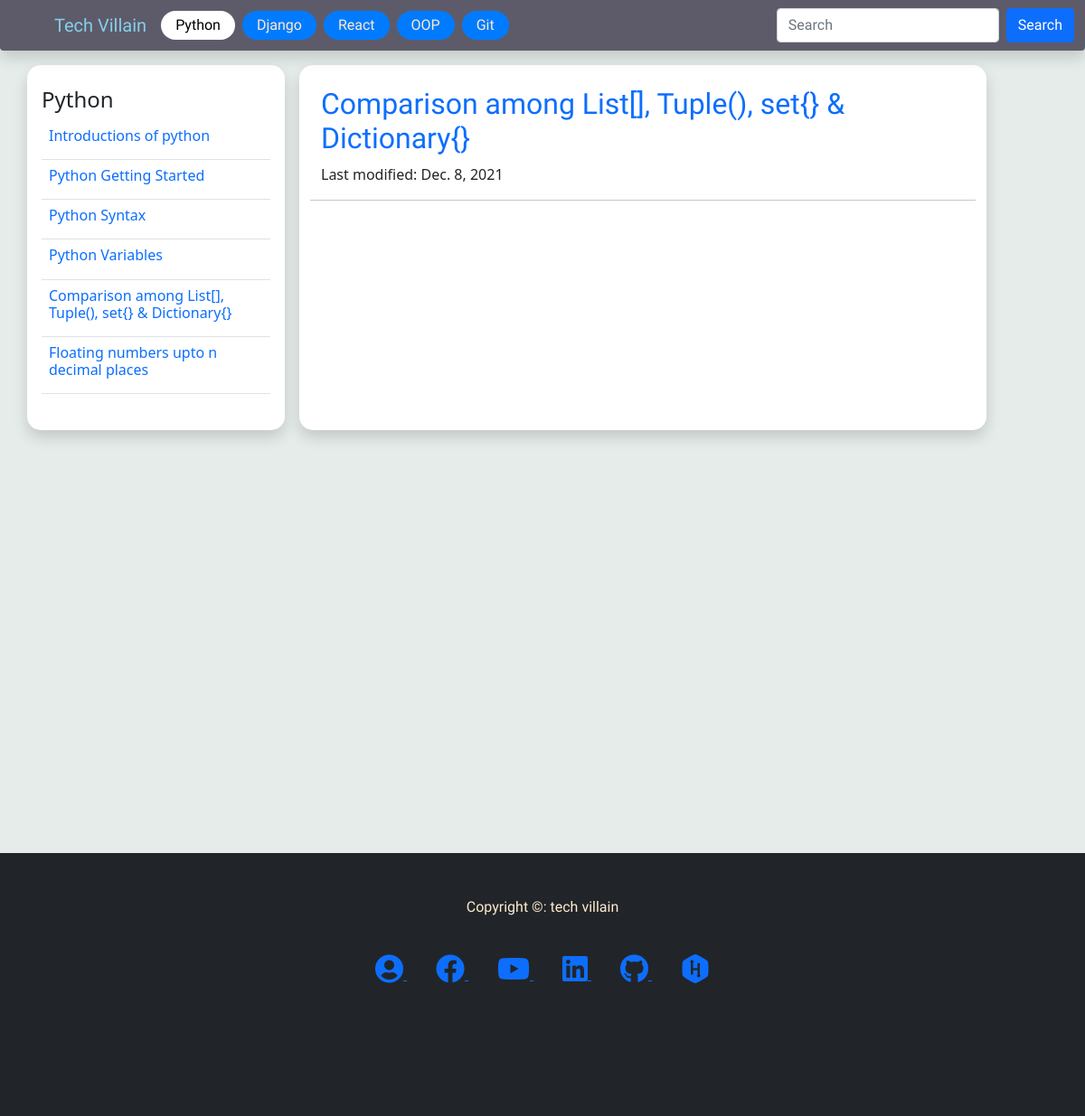
The page /blog/1?getid=6 on the database as committed earlier.
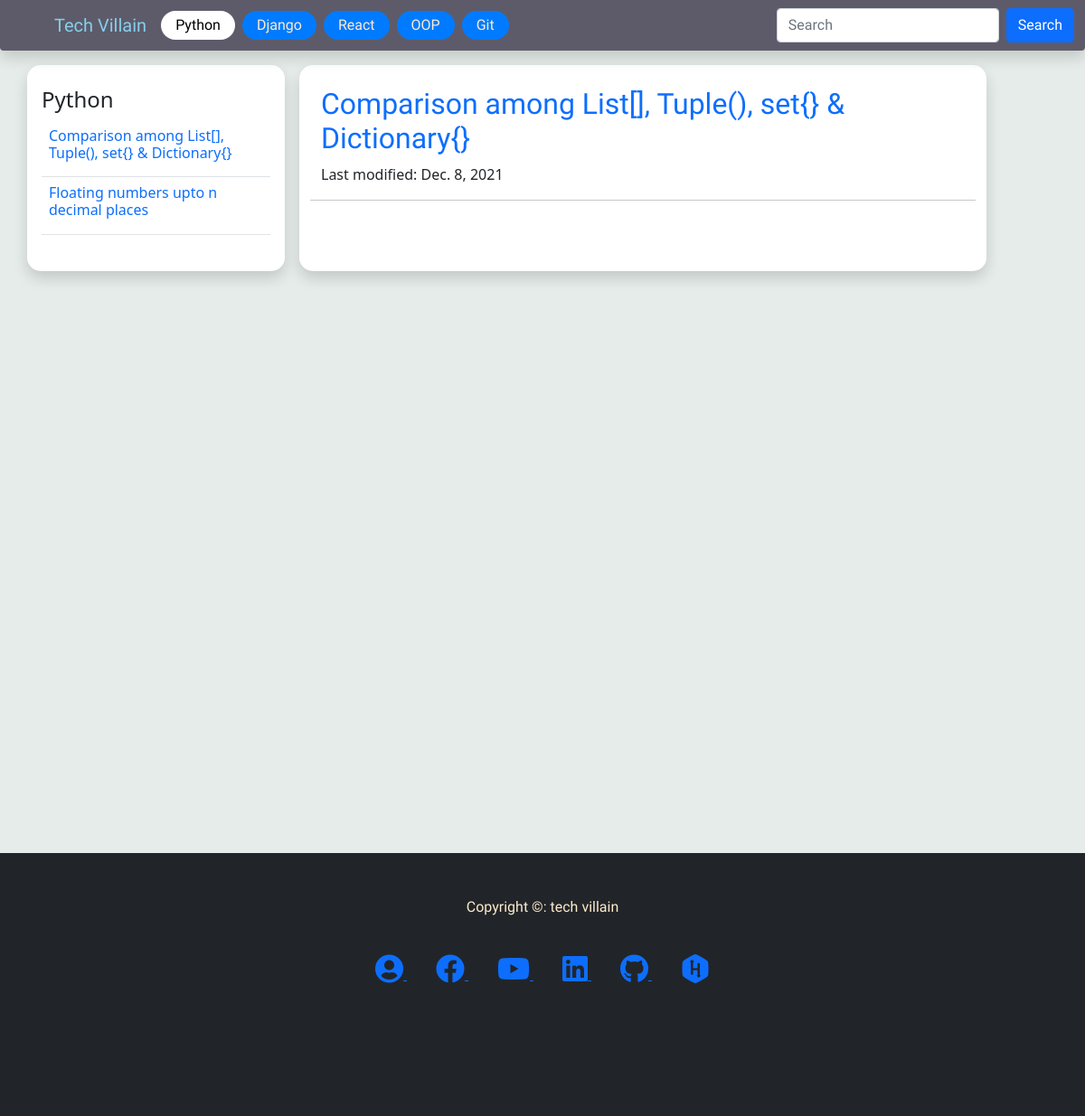
The same page on the database as committed later.
### blog/models.py (models this page shows, shortened)
class category(models.Model):
    name = models.CharField(max_length=50)
    def __str__(self):
        return self.name

class blogPost(models.Model):
    category = models.ForeignKey(category, on_delete=models.SET_NULL, null=True, blank=True )
    subCategory = models.ForeignKey(subCategory, on_delete=models.SET_NULL, null=True, blank=True )
    date = models.DateField(default=datetime.now)
    title = models.CharField(max_length=500)
    desc = tinymce_models.HTMLField(null=True,blank=True)

### blog/views.py (the view)
# urls.py: path('blog/<int:pk>', views.category_view, name='blog'),
def category_view(request, pk):
    blogs = BMODEL.blogPost.objects.filter(category=pk)
    singleBlog = blogs.first()  # get the first object
    category = BMODEL.category.objects.get(id=pk)
    if request.method == 'GET':
        dc = request.GET
        pk = dc.get('getid')  # getid from url link
        if pk != None:
            singleBlog = BMODEL.blogPost.objects.get(id=pk)
    context = {
        'blogs': blogs,
        'singleBlog': singleBlog,
        'category': category,
        }
    return render(request, 'blog/article_page.html', context)

### blog/templatetags/nav_tag.py (called while the page is built)
@register.simple_tag
def categoryfornav():
    cat = BMODEL.category.objects.all()
    return cat

### templates/blog/article_page.html (shortened to what this page needs)
{% extends 'home/base.html' %} {% load static %} {% block content %}
<link rel="stylesheet" href="{% static 'css/prismokd.css' %}" />
<div class="container">
  <div class="row">
    <div
      class="
        col-lg-3
        shadow
        bgwhite
        curv
        me-3
        py-4
        px-md-3 px-sm-2
        nav_right
        bb
      "
    >
      <h4>{{ category}}</h4>
      <form action="" method="GET">
        <table class="table">
          {% for blog in blogs %}
          <tr>
            <td>
              <a
                href="/blog/{{blog.category.id}}?getid={{blog.id}}"
                class="text-decoration-none"
              >
                <h6>{{blog.title}}</h6>
              </a>
            </td>
          </tr>
          {% endfor %}
        </table>
      </form>
    </div>
    <div class="col-lg-8 py-4 px-lg-4 px-md-3 px-sm-1 bgwhite curv shadow">
      <div class="row">
        <div class="row titleFont text-primary">
          <h2>{{singleBlog.title}}</h2>
        </div>
        <div class="row">
          <p>Last modified: {{singleBlog.date}}</p>
        </div>
        <hr />
      </div>
    </div>
  </div>
</div>
{% endblock %}

### templates/home/base.html (shortened to what this page needs)
{% load static %} {% load nav_tag %}
<!DOCTYPE html>
<html lang="en">
  <head>
    <link
      href="https://cdn.jsdelivr.net/npm/bootstrap@5.1.3/dist/css/bootstrap.min.css"
      rel="stylesheet"
    />
    <link
      rel="stylesheet"
      href="https://use.fontawesome.com/releases/v5.15.4/css/all.css"
    />
    <link rel="stylesheet" href="{% static 'css/index.css' %}" />
  </head>
  <body class="bodycolor">
    <nav
      class="navbar navbar-expand-lg fixed-top shadow bgcolor rounded-bottom"
    >
      <div class="container-fluid">
        <a class="navbar-brand brandcolor ms-5" href="/">Tech Villain</a>
        <div class="collapse navbar-collapse" id="navbarSupportedContent">
          <ul class="navbar-nav me-auto mb-2 mb-lg-0">
            {% categoryfornav as navcategory %}
            {% for cat in navcategory %}
            {% url 'blog' cat.id as urll %}
            <li class="nav-item me-2 mb-lg-0 mb-3">
              <a
                class="
                  btn
                  textColor
                  {% if request.path == urll %}active{% endif %}
                "
                aria-current="page"
                href="{{ urll }}"
                >{{cat}}</a
              >
            </li>
            {% endfor %}
          </ul>
          <form class="d-flex" method="post" action="/search">
            <input
              class="form-control me-2"
              type="search"
              placeholder="Search"
              aria-label="Search"
              name="search"
              value="{{search}}"
            />
            <button class="btn btn-primary" type="submit">Search</button>
          </form>
        </div>
      </div>
    </nav>
    <br /><br /><br />
    <div style="min-height: 100vh;">{% block content %} {% endblock %}</div>
    <br /><br /><br />
    <footer class="footerHeader">
      <br /><br />
      <div class="container">
        <div class="row text-center textColor">
          <p>Copyright &copy: tech villain</p>
        </div>
        <br />
        <div class="row text-center">
          <div class="col">
            <a
              class="m-3"
              target="_blank"
              href="http://mahmudjewel.herokuapp.com"
            >
              <i class="fas fa-user-circle fa-2x"></i>
            </a>
            <a
              class="m-3"
              target="_blank"
              href="https://www.facebook.com/TechVillain.007"
            >
              <i class="fab fa-facebook fa-2x"></i>
            </a>
            <a
              class="m-3"
              target="_blank"
              href="https://www.youtube.com/channel/UCJCdq7lWqB7M5b16UatoTEw"
            >
              <i class="fab fa-youtube fa-2x"></i>
            </a>
            <a
              class="m-3"
              target="_blank"
              href="https://www.linkedin.com/in/mahmudjewel"
            >
              <i class="fab fa-linkedin fa-2x"></i>
            </a>
            <a
              class="m-3"
              target="_blank"
              href="https://github.com/MahmudJewel"
            >
              <i class="fab fa-github fa-2x"></i>
            </a>
            <a
              class="m-3"
              target="_blank"
              href="https://www.hackerrank.com/DJ_cse"
            >
              <i class="fab fa-hackerrank fa-2x"></i>
            </a>
          </div>
        </div>
        <br /><br /><br /><br /><br /><br />
      </div>
    </footer>
  </body>
</html>

Rows that differ between the two databases and show on the page:
removed blogPost: title "Introductions of python"
removed blogPost: title "Python Getting Started"
removed blogPost: title "Python Syntax"
removed blogPost: title "Python Variables"
